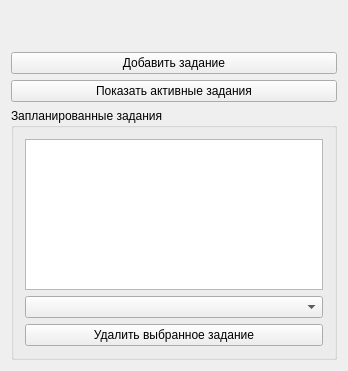
<?xml version="1.0" encoding="UTF-8"?>
<ui version="4.0">
 <class>AlarmClock</class>
 <widget class="QWidget" name="AlarmClock">
  <property name="geometry">
   <rect>
    <x>0</x>
    <y>0</y>
    <width>348</width>
    <height>371</height>
   </rect>
  </property>
  <property name="windowTitle">
   <string>AlarmClock</string>
  </property>
  <property name="windowIcon">
   <iconset resource="myRes.qrc">
    <normaloff>:/Icons/alarm_icon.png</normaloff>:/Icons/alarm_icon.png</iconset>
  </property>
  <layout class="QGridLayout" name="gridLayout">
   <item row="0" column="0">
    <layout class="QVBoxLayout" name="verticalLayout">
     <item>
      <widget class="QLabel" name="label">
       <property name="sizePolicy">
        <sizepolicy hsizetype="Preferred" vsizetype="Fixed">
         <horstretch>0</horstretch>
         <verstretch>0</verstretch>
        </sizepolicy>
       </property>
       <property name="font">
        <font>
         <pointsize>10</pointsize>
         <weight>75</weight>
         <bold>true</bold>
        </font>
       </property>
       <property name="text">
        <string/>
       </property>
       <property name="alignment">
        <set>Qt::AlignCenter</set>
       </property>
      </widget>
     </item>
     <item>
      <widget class="QLabel" name="timeLabel">
       <property name="sizePolicy">
        <sizepolicy hsizetype="Preferred" vsizetype="Fixed">
         <horstretch>0</horstretch>
         <verstretch>0</verstretch>
        </sizepolicy>
       </property>
       <property name="text">
        <string/>
       </property>
       <property name="alignment">
        <set>Qt::AlignCenter</set>
       </property>
      </widget>
     </item>
     <item>
      <widget class="QPushButton" name="openDialogButton">
       <property name="text">
        <string>Добавить задание</string>
       </property>
      </widget>
     </item>
     <item>
      <widget class="QPushButton" name="showButton">
       <property name="sizePolicy">
        <sizepolicy hsizetype="Preferred" vsizetype="Fixed">
         <horstretch>0</horstretch>
         <verstretch>0</verstretch>
        </sizepolicy>
       </property>
       <property name="text">
        <string>Показать активные задания</string>
       </property>
       <property name="checkable">
        <bool>true</bool>
       </property>
      </widget>
     </item>
     <item>
      <widget class="QGroupBox" name="groupBox">
       <property name="title">
        <string>Запланированные задания</string>
       </property>
       <layout class="QGridLayout" name="gridLayout_2">
        <item row="0" column="0">
         <layout class="QVBoxLayout" name="verticalLayout_2">
          <item>
           <widget class="QTextEdit" name="textEdit"/>
          </item>
          <item>
           <widget class="QComboBox" name="comboBox"/>
          </item>
          <item>
           <widget class="QPushButton" name="deleteEventButton">
            <property name="text">
             <string>Удалить выбранное задание</string>
            </property>
           </widget>
          </item>
         </layout>
        </item>
       </layout>
      </widget>
     </item>
    </layout>
   </item>
  </layout>
 </widget>
 <layoutdefault spacing="6" margin="11"/>
 <resources>
  <include location="myRes.qrc"/>
 </resources>
 <connections>
  <connection>
   <sender>showButton</sender>
   <signal>toggled(bool)</signal>
   <receiver>groupBox</receiver>
   <slot>setVisible(bool)</slot>
   <hints>
    <hint type="sourcelabel">
     <x>118</x>
     <y>62</y>
    </hint>
    <hint type="destinationlabel">
     <x>129</x>
     <y>87</y>
    </hint>
   </hints>
  </connection>
 </connections>
</ui>
